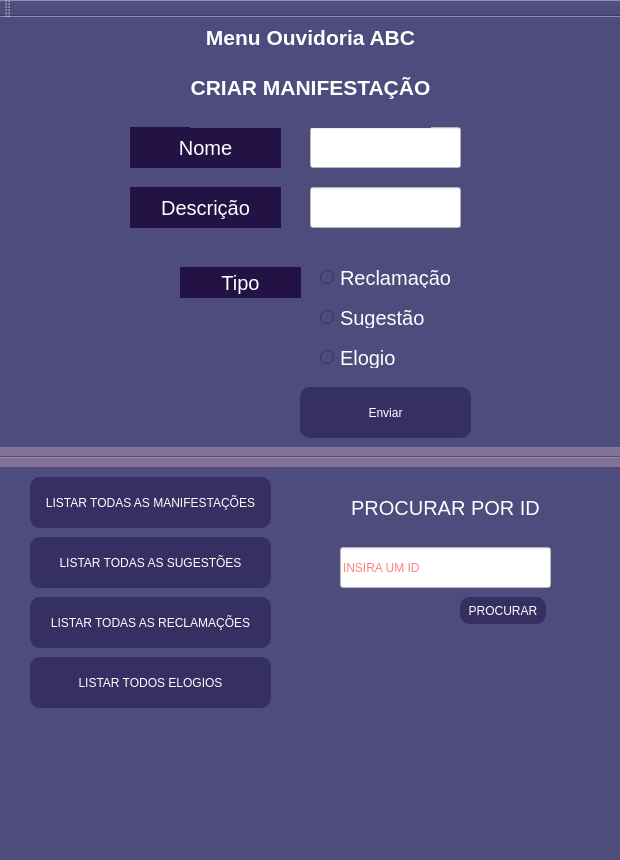
<?xml version="1.0" encoding="UTF-8"?>
<ui version="4.0">
 <class>MainWindow</class>
 <widget class="QMainWindow" name="MainWindow">
  <property name="enabled">
   <bool>true</bool>
  </property>
  <property name="geometry">
   <rect>
    <x>0</x>
    <y>0</y>
    <width>620</width>
    <height>860</height>
   </rect>
  </property>
  <property name="minimumSize">
   <size>
    <width>0</width>
    <height>860</height>
   </size>
  </property>
  <property name="maximumSize">
   <size>
    <width>620</width>
    <height>860</height>
   </size>
  </property>
  <property name="windowTitle">
   <string>MainWindow</string>
  </property>
  <property name="styleSheet">
   <string notr="true">background-color: rgb(77, 76, 125);</string>
  </property>
  <widget class="QWidget" name="centralwidget">
   <widget class="QLabel" name="label">
    <property name="geometry">
     <rect>
      <x>190</x>
      <y>-20</y>
      <width>241</width>
      <height>81</height>
     </rect>
    </property>
    <property name="font">
     <font>
      <pointsize>16</pointsize>
      <weight>75</weight>
      <bold>true</bold>
      <underline>false</underline>
     </font>
    </property>
    <property name="styleSheet">
     <string notr="true">color:rgb(255, 255, 255);</string>
    </property>
    <property name="text">
     <string>Menu Ouvidoria ABC</string>
    </property>
    <property name="alignment">
     <set>Qt::AlignCenter</set>
    </property>
   </widget>
   <widget class="QLabel" name="label_3">
    <property name="geometry">
     <rect>
      <x>130</x>
      <y>170</y>
      <width>151</width>
      <height>41</height>
     </rect>
    </property>
    <property name="font">
     <font>
      <pointsize>15</pointsize>
     </font>
    </property>
    <property name="styleSheet">
     <string notr="true">background-color: rgb(35, 19, 68);
color:rgb(255, 255, 255);</string>
    </property>
    <property name="text">
     <string>Descrição</string>
    </property>
    <property name="alignment">
     <set>Qt::AlignCenter</set>
    </property>
   </widget>
   <widget class="QLabel" name="label_4">
    <property name="geometry">
     <rect>
      <x>130</x>
      <y>110</y>
      <width>151</width>
      <height>41</height>
     </rect>
    </property>
    <property name="font">
     <font>
      <pointsize>15</pointsize>
     </font>
    </property>
    <property name="styleSheet">
     <string notr="true">color:rgb(255, 255, 255);
background-color: rgb(35, 19, 68);</string>
    </property>
    <property name="text">
     <string>Nome</string>
    </property>
    <property name="alignment">
     <set>Qt::AlignCenter</set>
    </property>
   </widget>
   <widget class="QLineEdit" name="lineEdit_2">
    <property name="geometry">
     <rect>
      <x>310</x>
      <y>110</y>
      <width>151</width>
      <height>41</height>
     </rect>
    </property>
    <property name="styleSheet">
     <string notr="true">background-color: rgb(255, 255, 255);</string>
    </property>
   </widget>
   <widget class="QLineEdit" name="lineEdit_4">
    <property name="geometry">
     <rect>
      <x>310</x>
      <y>170</y>
      <width>151</width>
      <height>41</height>
     </rect>
    </property>
    <property name="styleSheet">
     <string notr="true">background-color: rgb(255, 255, 255);</string>
    </property>
   </widget>
   <widget class="QRadioButton" name="radioButton">
    <property name="geometry">
     <rect>
      <x>320</x>
      <y>250</y>
      <width>141</width>
      <height>21</height>
     </rect>
    </property>
    <property name="font">
     <font>
      <pointsize>15</pointsize>
     </font>
    </property>
    <property name="styleSheet">
     <string notr="true">color:rgb(255, 255, 255);</string>
    </property>
    <property name="text">
     <string>Reclamação</string>
    </property>
   </widget>
   <widget class="QRadioButton" name="radioButton_2">
    <property name="geometry">
     <rect>
      <x>320</x>
      <y>290</y>
      <width>111</width>
      <height>21</height>
     </rect>
    </property>
    <property name="font">
     <font>
      <pointsize>15</pointsize>
     </font>
    </property>
    <property name="styleSheet">
     <string notr="true">color:rgb(255, 255, 255);</string>
    </property>
    <property name="text">
     <string>Sugestão</string>
    </property>
   </widget>
   <widget class="QRadioButton" name="radioButton_3">
    <property name="geometry">
     <rect>
      <x>320</x>
      <y>330</y>
      <width>104</width>
      <height>21</height>
     </rect>
    </property>
    <property name="font">
     <font>
      <pointsize>15</pointsize>
     </font>
    </property>
    <property name="styleSheet">
     <string notr="true">color:rgb(255, 255, 255);</string>
    </property>
    <property name="text">
     <string>Elogio</string>
    </property>
   </widget>
   <widget class="QLabel" name="label_5">
    <property name="geometry">
     <rect>
      <x>180</x>
      <y>250</y>
      <width>121</width>
      <height>31</height>
     </rect>
    </property>
    <property name="font">
     <font>
      <pointsize>15</pointsize>
     </font>
    </property>
    <property name="styleSheet">
     <string notr="true">background-color: rgb(35, 19, 68);
color:rgb(255, 255, 255);</string>
    </property>
    <property name="text">
     <string>Tipo</string>
    </property>
    <property name="alignment">
     <set>Qt::AlignCenter</set>
    </property>
   </widget>
   <widget class="QPushButton" name="pushButton">
    <property name="geometry">
     <rect>
      <x>300</x>
      <y>370</y>
      <width>171</width>
      <height>51</height>
     </rect>
    </property>
    <property name="styleSheet">
     <string notr="true">background-color:rgb(54, 48, 98);
border-radius: 10px;
color:rgb(255, 255, 255);</string>
    </property>
    <property name="text">
     <string>Enviar</string>
    </property>
   </widget>
   <widget class="QPushButton" name="pushButton_2">
    <property name="geometry">
     <rect>
      <x>30</x>
      <y>460</y>
      <width>241</width>
      <height>51</height>
     </rect>
    </property>
    <property name="styleSheet">
     <string notr="true">background-color:rgb(54, 48, 98);
border-radius: 10px;
color:rgb(255, 255, 255);</string>
    </property>
    <property name="text">
     <string>LISTAR TODAS AS MANIFESTAÇÕES</string>
    </property>
   </widget>
   <widget class="QLabel" name="label_2">
    <property name="geometry">
     <rect>
      <x>190</x>
      <y>30</y>
      <width>241</width>
      <height>81</height>
     </rect>
    </property>
    <property name="font">
     <font>
      <pointsize>16</pointsize>
      <weight>75</weight>
      <bold>true</bold>
      <underline>false</underline>
     </font>
    </property>
    <property name="styleSheet">
     <string notr="true">color:rgb(255, 255, 255);</string>
    </property>
    <property name="text">
     <string>CRIAR MANIFESTAÇÃO</string>
    </property>
    <property name="alignment">
     <set>Qt::AlignCenter</set>
    </property>
   </widget>
   <widget class="Line" name="line">
    <property name="geometry">
     <rect>
      <x>-110</x>
      <y>430</y>
      <width>2021</width>
      <height>20</height>
     </rect>
    </property>
    <property name="styleSheet">
     <string notr="true">background-color:rgb(130, 115, 151);
color: none;</string>
    </property>
    <property name="orientation">
     <enum>Qt::Horizontal</enum>
    </property>
   </widget>
   <widget class="QPushButton" name="pushButton_3">
    <property name="geometry">
     <rect>
      <x>30</x>
      <y>520</y>
      <width>241</width>
      <height>51</height>
     </rect>
    </property>
    <property name="styleSheet">
     <string notr="true">background-color:rgb(54, 48, 98);
border-radius: 10px;
color:rgb(255, 255, 255);</string>
    </property>
    <property name="text">
     <string>LISTAR TODAS AS SUGESTÕES</string>
    </property>
   </widget>
   <widget class="QPushButton" name="pushButton_4">
    <property name="geometry">
     <rect>
      <x>30</x>
      <y>580</y>
      <width>241</width>
      <height>51</height>
     </rect>
    </property>
    <property name="styleSheet">
     <string notr="true">background-color:rgb(54, 48, 98);
border-radius: 10px;
color:rgb(255, 255, 255);</string>
    </property>
    <property name="text">
     <string>LISTAR TODAS AS RECLAMAÇÕES</string>
    </property>
   </widget>
   <widget class="QPushButton" name="pushButton_5">
    <property name="geometry">
     <rect>
      <x>30</x>
      <y>640</y>
      <width>241</width>
      <height>51</height>
     </rect>
    </property>
    <property name="styleSheet">
     <string notr="true">background-color:rgb(54, 48, 98);
border-radius: 10px;
color:rgb(255, 255, 255);</string>
    </property>
    <property name="text">
     <string>LISTAR TODOS ELOGIOS</string>
    </property>
   </widget>
   <widget class="QLabel" name="label_6">
    <property name="geometry">
     <rect>
      <x>340</x>
      <y>470</y>
      <width>211</width>
      <height>41</height>
     </rect>
    </property>
    <property name="font">
     <font>
      <pointsize>15</pointsize>
     </font>
    </property>
    <property name="styleSheet">
     <string notr="true">background-color:rgb(77, 76, 125);
color:rgb(255, 255, 255);</string>
    </property>
    <property name="text">
     <string>PROCURAR POR ID</string>
    </property>
    <property name="alignment">
     <set>Qt::AlignCenter</set>
    </property>
   </widget>
   <widget class="QLineEdit" name="lineEdit_3">
    <property name="geometry">
     <rect>
      <x>340</x>
      <y>530</y>
      <width>211</width>
      <height>41</height>
     </rect>
    </property>
    <property name="styleSheet">
     <string notr="true">background-color: rgb(255, 255, 255);
color:rgb(255, 2, 6);</string>
    </property>
    <property name="text">
     <string/>
    </property>
    <property name="placeholderText">
     <string>INSIRA UM ID</string>
    </property>
   </widget>
   <widget class="QPushButton" name="pushButton_6">
    <property name="geometry">
     <rect>
      <x>460</x>
      <y>580</y>
      <width>86</width>
      <height>27</height>
     </rect>
    </property>
    <property name="styleSheet">
     <string notr="true">background-color:rgb(54, 48, 98);
border-radius: 10px;
color:rgb(255, 255, 255);</string>
    </property>
    <property name="text">
     <string>PROCURAR</string>
    </property>
   </widget>
  </widget>
  <widget class="QStatusBar" name="statusbar"/>
  <widget class="QToolBar" name="toolBar">
   <property name="windowTitle">
    <string>toolBar</string>
   </property>
   <attribute name="toolBarArea">
    <enum>TopToolBarArea</enum>
   </attribute>
   <attribute name="toolBarBreak">
    <bool>false</bool>
   </attribute>
  </widget>
 </widget>
 <resources/>
 <connections/>
</ui>
